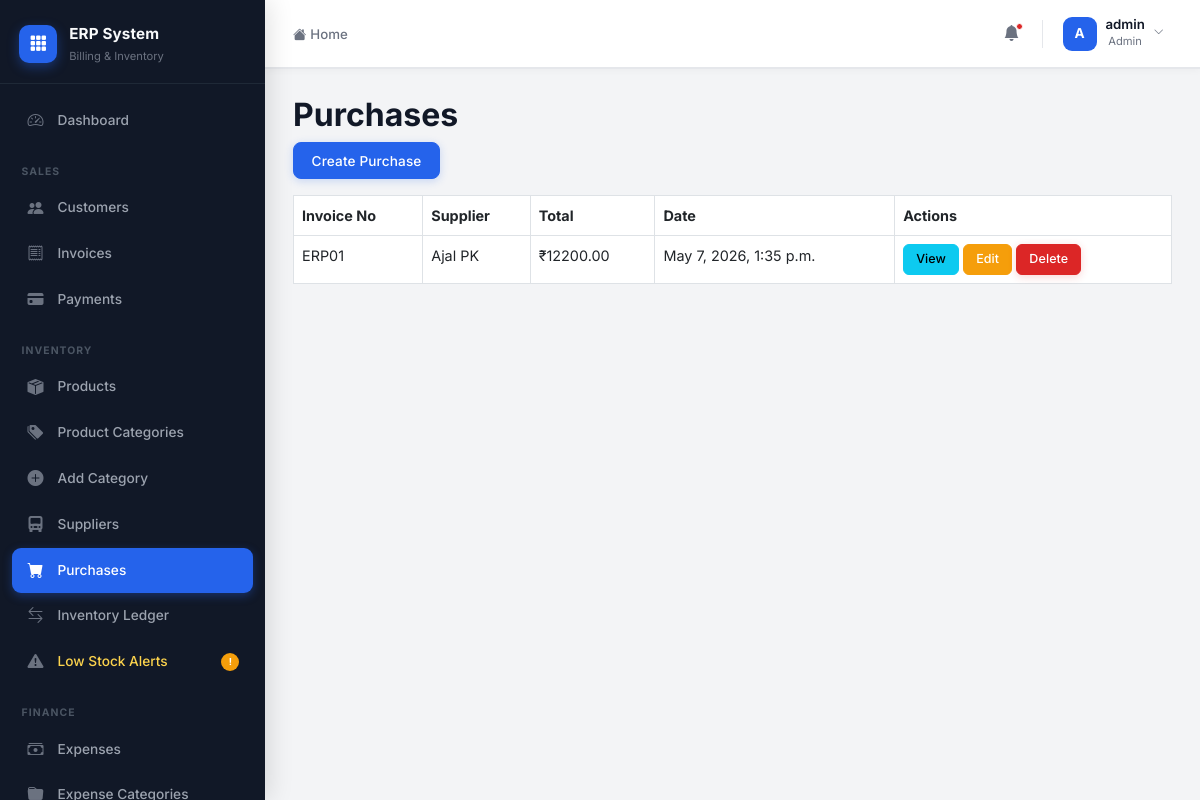
Screenshot of /purchases/ (signed in) with the database file from the repository.
### accounts/models.py (models this page shows)
class CustomUser(AbstractUser):
    ROLE_CHOICES = (
        ('admin', 'Admin'),
        ('staff', 'Staff'),
        ('accountant', 'Accountant'),
    )
    role = models.CharField(max_length=20, choices=ROLE_CHOICES, default='staff')
    phone = models.CharField(max_length=15, blank=True, null=True)

### purchases/models.py (models this page shows, shortened)
class Purchase(models.Model):
    supplier = models.ForeignKey(
        Supplier,
        on_delete=models.CASCADE
    )
    invoice_number = models.CharField(
        max_length=100,
        unique=True
    )
    date = models.DateTimeField(
        auto_now_add=True
    )
    created_by = models.ForeignKey(
        CustomUser,
        on_delete=models.SET_NULL,
        null=True,
        blank=True
    )
    total_amount = models.DecimalField(
        max_digits=10,
        decimal_places=2,
        default=0
    )

### suppliers/models.py (models this page shows, shortened)
class Supplier(models.Model):
    name = models.CharField(max_length=200)
    company_name = models.CharField(
        max_length=200,
        blank=True,
        null=True
    )
    phone = models.CharField(max_length=15)
    email = models.EmailField(
        blank=True,
        null=True
    )
    gst_number = models.CharField(
        max_length=20,
        blank=True,
        null=True
    )
    address = models.TextField()
    created_at = models.DateTimeField(
        auto_now_add=True
    )

### purchases/views.py (the view)
@login_required
@admin_required
def purchase_list(request):
    purchases = Purchase.objects.all().order_by('-id')
    return render(
        request,
        'purchases/purchase_list.html',
        {
            'purchases': purchases
        }
    )

### templates/purchases/purchase_list.html
{% extends 'layouts/admin_base.html' %}
{% block admin_content %}
<h2>Purchases</h2>
<a href="{% url 'create_purchase' %}"
   class="btn btn-primary mb-3">
    Create Purchase
</a>
<table class="table table-bordered">
    <tr>
        <th>Invoice No</th>
        <th>Supplier</th>
        <th>Total</th>
        <th>Date</th>
        <th>Actions</th>
    </tr>
    {% for purchase in purchases %}
    <tr>
        <td>{{ purchase.invoice_number }}</td>
        <td>{{ purchase.supplier.name }}</td>
        <td>₹{{ purchase.total_amount }}</td>
        <td>{{ purchase.date }}</td>
        <td>
            <a href="{% url 'purchase_detail' purchase.id %}"
               class="btn btn-info btn-sm">
               View
            </a>
            <a href="{% url 'edit_purchase' purchase.id %}"
   class="btn btn-warning btn-sm">
    Edit
</a>
<a href="{% url 'delete_purchase' purchase.id %}"
   class="btn btn-danger btn-sm">
    Delete
</a>
        </td>
    </tr>
    {% endfor %}
</table>
{% endblock %}

### templates/layouts/admin_base.html (shortened to what this page needs)
{% extends 'base.html' %}
{% block content %}
<div class="erp-shell">
    <aside class="erp-sidebar" id="erpSidebar">
        <div class="sidebar-logo">
            <div class="logo-icon">
                <i class="bi bi-grid-3x3-gap-fill"></i>
            </div>
            <div class="logo-text">
                <span class="logo-name">ERP System</span>
                <span class="logo-sub">Billing & Inventory</span>
            </div>
        </div>
        <nav class="sidebar-nav" id="sidebarNav">
            <a href="{% url 'admin_dashboard' %}"
               class="nav-item {% if request.resolver_match.url_name == 'admin_dashboard' %}active{% endif %}">
                <span class="nav-icon"><i class="bi bi-speedometer2"></i></span>
                <span class="nav-label">Dashboard</span>
            </a>
            <div class="nav-section-label">Sales</div>
            <a href="{% url 'customer_list' %}"
               class="nav-item {% if 'customer' in request.resolver_match.url_name %}active{% endif %}">
                <span class="nav-icon"><i class="bi bi-people-fill"></i></span>
                <span class="nav-label">Customers</span>
            </a>
            <a href="{% url 'invoice_list' %}"
               class="nav-item {% if 'invoice' in request.resolver_match.url_name %}active{% endif %}">
                <span class="nav-icon"><i class="bi bi-receipt"></i></span>
                <span class="nav-label">Invoices</span>
            </a>
            {% if request.user.role == 'admin' or request.user.role == 'accountant' %}
            <a href="{% url 'payment_list' %}"
               class="nav-item {% if 'payment' in request.resolver_match.url_name %}active{% endif %}">
                <span class="nav-icon"><i class="bi bi-credit-card-fill"></i></span>
                <span class="nav-label">Payments</span>
            </a>
            {% endif %}
            <div class="nav-section-label">Inventory</div>
            <a href="{% url 'product_list' %}"
               class="nav-item {% if request.resolver_match.url_name == 'product_list' %}active{% endif %}">
                <span class="nav-icon"><i class="bi bi-box-seam-fill"></i></span>
                <span class="nav-label">Products</span>
            </a>
            {% if request.user.role == 'admin' %}
            <a href="{% url 'category_list' %}"
               class="nav-item {% if 'category' in request.resolver_match.url_name %}active{% endif %}">
                <span class="nav-icon"><i class="bi bi-tags-fill"></i></span>
                <span class="nav-label">Product Categories</span>
            </a>
            <a href="{% url 'add_category' %}"
               class="nav-item {% if request.resolver_match.url_name == 'add_category' %}active{% endif %}">
                <span class="nav-icon"><i class="bi bi-plus-circle-fill"></i></span>
                <span class="nav-label">Add Category</span>
            </a>
            <a href="{% url 'supplier_list' %}"
               class="nav-item {% if 'supplier' in request.resolver_match.url_name %}active{% endif %}">
                <span class="nav-icon"><i class="bi bi-truck-front-fill"></i></span>
                <span class="nav-label">Suppliers</span>
            </a>
            <a href="{% url 'purchase_list' %}"
               class="nav-item {% if 'purchase' in request.resolver_match.url_name %}active{% endif %}">
                <span class="nav-icon"><i class="bi bi-cart-fill"></i></span>
                <span class="nav-label">Purchases</span>
            </a>
            {% endif %}
            <a href="{% url 'stock_movement_list' %}"
               class="nav-item {% if 'stock' in request.resolver_match.url_name %}active{% endif %}">
                <span class="nav-icon"><i class="bi bi-arrow-left-right"></i></span>
                <span class="nav-label">Inventory Ledger</span>
            </a>
            <a href="{% url 'product_list' %}" class="nav-item nav-warning">
                <span class="nav-icon"><i class="bi bi-exclamation-triangle-fill"></i></span>
                <span class="nav-label">Low Stock Alerts</span>
                <span class="nav-badge">!</span>
            </a>
            {% if request.user.role == 'admin' or request.user.role == 'accountant' %}
            <div class="nav-section-label">Finance</div>
            <a href="{% url 'expense_list' %}"
               class="nav-item {% if 'expense' in request.resolver_match.url_name %}active{% endif %}">
                <span class="nav-icon"><i class="bi bi-cash-stack"></i></span>
                <span class="nav-label">Expenses</span>
            </a>
            <a href="{% url 'expense_category_list' %}"
               class="nav-item {% if 'expense_category' in request.resolver_match.url_name %}active{% endif %}">
                <span class="nav-icon"><i class="bi bi-folder-fill"></i></span>
                <span class="nav-label">Expense Categories</span>
            </a>
            {% endif %}
        </nav>
    </aside>
    <div class="erp-main">
        <header class="erp-topbar">
            <div class="topbar-left">
                <nav aria-label="breadcrumb">
                    <ol class="breadcrumb mb-0">
                        <li class="breadcrumb-item">
                            <a href="{% url 'admin_dashboard' %}">
                                <i class="bi bi-house-fill me-1"></i>Home
                            </a>
                        </li>
                    </ol>
                </nav>
            </div>
            <div class="topbar-right">
                <button class="topbar-icon-btn" title="Notifications">
                    <i class="bi bi-bell-fill"></i>
                    <span class="notif-dot"></span>
                </button>
                <div class="dropdown">
                    <button class="topbar-user-btn dropdown-toggle" data-bs-toggle="dropdown" aria-expanded="false">
                        <div class="topbar-avatar">
                            {{ request.user.username|slice:":1"|upper }}
                        </div>
                        <div class="topbar-user-info d-none d-sm-block">
                            <div class="topbar-username">{{ request.user.username }}</div>
                            <div class="topbar-userrole">{{ request.user.role|title }}</div>
                        </div>
                        <i class="bi bi-chevron-down topbar-chevron d-none d-sm-block"></i>
                    </button>
                </div>
            </div>
        </header>
        <main class="erp-page-content page-content">
            {% block admin_content %}{% endblock %}
        </main>
    </div>
</div>
{% endblock %}

### templates/base.html (style rules this page uses)
:root { --primary: #2563EB; --primary-hover: #1D4ED8; --primary-light: #EFF6FF; --sidebar-bg: #111827; --sidebar-hover: #1F2937; --sidebar-active: #1F2937; --success: #16A34A; --danger: #DC2626; --warning: #F59E0B; --bg: #F3F4F6; --card-bg: #FFFFFF; --text-primary: #111827; --text-secondary: #6B7280; --border: #E5E7EB; --shadow-card: 0 4px 20px rgba(0,0,0,0.05); --shadow-sidebar: 4px 0 24px rgba(0,0,0,0.12); --radius-sm: 8px; --radius-md: 12px; --radius-lg: 16px; --topbar-h: 68px; --sidebar-w: 265px; --transition: all 0.22s cubic-bezier(0.4,0,0.2,1); }
*, *::before, *::after { box-sizing: border-box; }
body { font-family: 'Inter', sans-serif; background: var(--bg); color: var(--text-primary); font-size: 0.9rem; line-height: 1.6; -webkit-font-smoothing: antialiased; }
h1,h2,h3,h4,h5,h6 { font-weight: 700; color: var(--text-primary); }
a { text-decoration: none; }
.page-content { animation: fadeInUp 0.35s ease forwards; }
.btn { font-family: 'Inter', sans-serif; font-weight: 500; font-size: 0.85rem; border-radius: var(--radius-sm); padding: 0.45rem 1.1rem; transition: var(--transition); display: inline-flex; align-items: center; gap: 0.4rem; letter-spacing: 0.01em; }
.btn-primary { background: var(--primary); border-color: var(--primary); color: #fff; box-shadow: 0 2px 8px rgba(37,99,235,0.22); }
.btn-danger { background: var(--danger); border-color: var(--danger); box-shadow: 0 2px 8px rgba(220,38,38,0.2); }
.btn-warning { background: var(--warning); border-color: var(--warning); color: #fff; }
.btn-sm { font-size: 0.78rem; padding: 0.3rem 0.75rem; border-radius: 6px; }
.erp-topbar { height: var(--topbar-h); background: var(--card-bg); border-bottom: 1px solid var(--border); display: flex; align-items: center; justify-content: space-between; padding: 0 1.75rem; position: sticky; top: 0; z-index: 100; box-shadow: 0 1px 0 var(--border), 0 2px 8px rgba(0,0,0,0.04); }

### rows the page displays
CustomUser: user.username "A", user.username "admin", user.role "Admin"
Purchase: invoice_number "ERP01", supplier.name "Ajal PK", total_amount "12200.00", date "May 7, 2026, 1:35 p.m."
